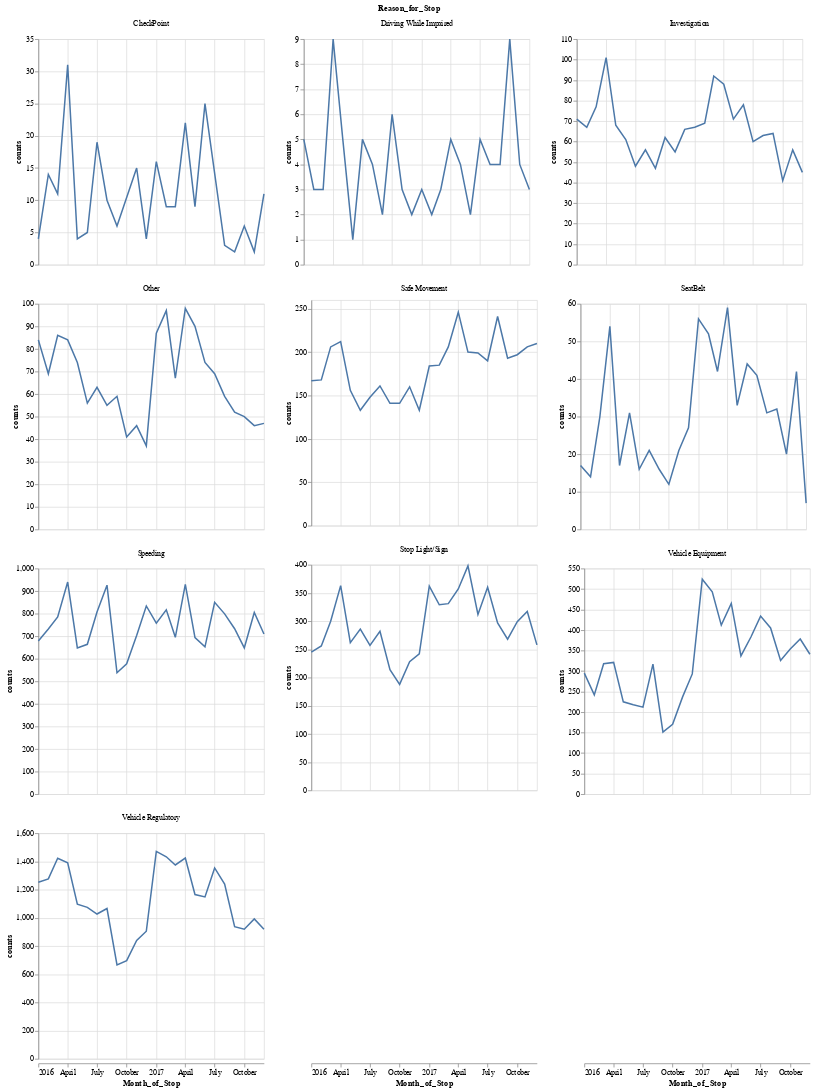

Notebook code for this chart:
### Markdown cell above
#### 14. Plot the same plot but with a free y-axis scale. (This may take some research but very findable)

### Code cell
# Updated Facet Chart
alt.Chart(stops_facet).mark_line().encode(
    x='Month_of_Stop:T',
    y='counts:Q',
    facet=alt.Facet('Reason_for_Stop:O').columns(3)
).resolve_scale(
    y='independent'
)

### Figure 1 — Vega-Lite specification as saved in the notebook (floating-point values rounded to 4 significant figures; data arrays with more than 128 entries replaced by an {"elided": "..."} marker saying what was removed)
{"config": {"view": {"continuousWidth": 300, "continuousHeight": 300}}, "data": {"name": "data-229692e313d9292aa686620a5c0a266a"}, "mark": {"type": "line"}, "encoding": {"facet": {"columns": 3, "field": "Reason_for_Stop", "type": "ordinal"}, "x": {"field": "Month_of_Stop", "type": "temporal"}, "y": {"field": "counts", "type": "quantitative"}}, "resolve": {"scale": {"y": "independent"}}, "$schema": "https://vega.github.io/schema/vega-lite/v5.14.1.json", "datasets": {"data-229692e313d9292aa686620a5c0a266a": {"elided": "238 records"}}}
